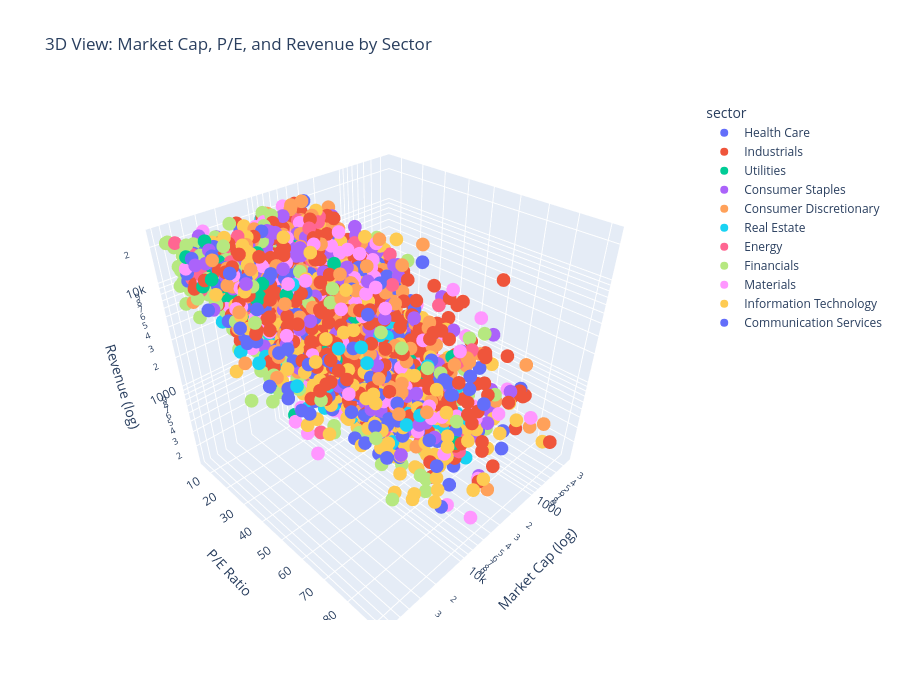

Notebook source saved alongside this figure:
### Code cell
# 3D scatter: Market Cap, P/E, and Revenue Growth
if HAVE_PLOTLY:
    scatter_3d_cols = ['market_cap', 'p_e', 'revenue']
    scatter_3d_available = all([c in all_stocks.columns for c in scatter_3d_cols])

    if scatter_3d_available and 'sector' in all_stocks.columns:
        scatter_3d_data = all_stocks[scatter_3d_cols + ['sector', 'ticker']].dropna()

        # Filter outliers
        for col in scatter_3d_cols:
            scatter_3d_data = scatter_3d_data[
                scatter_3d_data[col].between(
                        scatter_3d_data[col].quantile(0.05),
                        scatter_3d_data[col].quantile(0.95)
                        )
            ]

        if len(scatter_3d_data) > 10:
            fig = px.scatter_3d(
                    scatter_3d_data,
                    x='market_cap',
                    y='p_e',
                    z='revenue',
                    color='sector',
                    hover_data=['ticker'],
                    log_x=True,
                    log_z=True,
                    title='3D View: Market Cap, P/E, and Revenue by Sector',
                    labels={
                        'market_cap': 'Market Cap (log)',
                        'p_e': 'P/E Ratio',
                        'revenue': 'Revenue (log)'
                        },
                    height=700
                    )
            fig.show()

### Figure 1 — Plotly figure (JSON) as saved in the notebook; plotly's stock layout.template omitted (floating-point values rounded to 4 significant figures; data arrays with more than 128 entries replaced by an {"elided": "..."} marker saying what was removed)
{"data": [{"customdata": {"elided": "313x1 str values"}, "hovertemplate": "sector=Health Care<br>Market Cap (log)=%{x}<br>P/E Ratio=%{y}<br>Revenue (log)=%{z}<br>ticker=%{customdata[0]}<extra></extra>", "legendgroup": "Health Care", "marker": {"color": "#636efa", "symbol": "circle"}, "mode": "markers", "name": "Health Care", "scene": "scene", "showlegend": true, "x": {"elided": "313 float values"}, "y": {"elided": "313 float values"}, "z": {"elided": "313 float values"}, "type": "scatter3d"}, {"customdata": {"elided": "961x1 str values"}, "hovertemplate": "sector=Industrials<br>Market Cap (log)=%{x}<br>P/E Ratio=%{y}<br>Revenue (log)=%{z}<br>ticker=%{customdata[0]}<extra></extra>", "legendgroup": "Industrials", "marker": {"color": "#EF553B", "symbol": "circle"}, "mode": "markers", "name": "Industrials", "scene": "scene", "showlegend": true, "x": {"elided": "961 float values"}, "y": {"elided": "961 float values"}, "z": {"elided": "961 float values"}, "type": "scatter3d"}, {"customdata": {"elided": "233x1 str values"}, "hovertemplate": "sector=Utilities<br>Market Cap (log)=%{x}<br>P/E Ratio=%{y}<br>Revenue (log)=%{z}<br>ticker=%{customdata[0]}<extra></extra>", "legendgroup": "Utilities", "marker": {"color": "#00cc96", "symbol": "circle"}, "mode": "markers", "name": "Utilities", "scene": "scene", "showlegend": true, "x": {"elided": "233 float values"}, "y": {"elided": "233 float values"}, "z": {"elided": "233 float values"}, "type": "scatter3d"}, {"customdata": {"elided": "375x1 str values"}, "hovertemplate": "sector=Consumer Staples<br>Market Cap (log)=%{x}<br>P/E Ratio=%{y}<br>Revenue (log)=%{z}<br>ticker=%{customdata[0]}<extra></extra>", "legendgroup": "Consumer Staples", "marker": {"color": "#ab63fa", "symbol": "circle"}, "mode": "markers", "name": "Consumer Staples", "scene": "scene", "showlegend": true, "x": {"elided": "375 float values"}, "y": {"elided": "375 float values"}, "z": {"elided": "375 float values"}, "type": "scatter3d"}, {"customdata": {"elided": "565x1 str values"}, "hovertemplate": "sector=Consumer Discretionary<br>Market Cap (log)=%{x}<br>P/E Ratio=%{y}<br>Revenue (log)=%{z}<br>ticker=%{customdata[0]}<extra></extra>", "legendgroup": "Consumer Discretionary", "marker": {"color": "#FFA15A", "symbol": "circle"}, "mode": "markers", "name": "Consumer Discretionary", "scene": "scene", "showlegend": true, "x": {"elided": "565 float values"}, "y": {"elided": "565 float values"}, "z": {"elided": "565 float values"}, "type": "scatter3d"}, {"customdata": {"elided": "304x1 str values"}, "hovertemplate": "sector=Real Estate<br>Market Cap (log)=%{x}<br>P/E Ratio=%{y}<br>Revenue (log)=%{z}<br>ticker=%{customdata[0]}<extra></extra>", "legendgroup": "Real Estate", "marker": {"color": "#19d3f3", "symbol": "circle"}, "mode": "markers", "name": "Real Estate", "scene": "scene", "showlegend": true, "x": {"elided": "304 float values"}, "y": {"elided": "304 float values"}, "z": {"elided": "304 float values"}, "type": "scatter3d"}, {"customdata": {"elided": "174x1 str values"}, "hovertemplate": "sector=Energy<br>Market Cap (log)=%{x}<br>P/E Ratio=%{y}<br>Revenue (log)=%{z}<br>ticker=%{customdata[0]}<extra></extra>", "legendgroup": "Energy", "marker": {"color": "#FF6692", "symbol": "circle"}, "mode": "markers", "name": "Energy", "scene": "scene", "showlegend": true, "x": {"elided": "174 float values"}, "y": {"elided": "174 float values"}, "z": {"elided": "174 float values"}, "type": "scatter3d"}, {"customdata": {"elided": "840x1 str values"}, "hovertemplate": "sector=Financials<br>Market Cap (log)=%{x}<br>P/E Ratio=%{y}<br>Revenue (log)=%{z}<br>ticker=%{customdata[0]}<extra></extra>", "legendgroup": "Financials", "marker": {"color": "#B6E880", "symbol": "circle"}, "mode": "markers", "name": "Financials", "scene": "scene", "showlegend": true, "x": {"elided": "840 float values"}, "y": {"elided": "840 float values"}, "z": {"elided": "840 float values"}, "type": "scatter3d"}, {"customdata": {"elided": "449x1 str values"}, "hovertemplate": "sector=Materials<br>Market Cap (log)=%{x}<br>P/E Ratio=%{y}<br>Revenue (log)=%{z}<br>ticker=%{customdata[0]}<extra></extra>", "legendgroup": "Materials", "marker": {"color": "#FF97FF", "symbol": "circle"}, "mode": "markers", "name": "Materials", "scene": "scene", "showlegend": true, "x": {"elided": "449 float values"}, "y": {"elided": "449 float values"}, "z": {"elided": "449 float values"}, "type": "scatter3d"}, {"customdata": {"elided": "444x1 str values"}, "hovertemplate": "sector=Information Technology<br>Market Cap (log)=%{x}<br>P/E Ratio=%{y}<br>Revenue (log)=%{z}<br>ticker=%{customdata[0]}<extra></extra>", "legendgroup": "Information Technology", "marker": {"color": "#FECB52", "symbol": "circle"}, "mode": "markers", "name": "Information Technology", "scene": "scene", "showlegend": true, "x": {"elided": "444 float values"}, "y": {"elided": "444 float values"}, "z": {"elided": "444 float values"}, "type": "scatter3d"}, {"customdata": {"elided": "226x1 str values"}, "hovertemplate": "sector=Communication Services<br>Market Cap (log)=%{x}<br>P/E Ratio=%{y}<br>Revenue (log)=%{z}<br>ticker=%{customdata[0]}<extra></extra>", "legendgroup": "Communication Services", "marker": {"color": "#636efa", "symbol": "circle"}, "mode": "markers", "name": "Communication Services", "scene": "scene", "showlegend": true, "x": {"elided": "226 float values"}, "y": {"elided": "226 float values"}, "z": {"elided": "226 float values"}, "type": "scatter3d"}], "layout": {"scene": {"domain": {"x": [0.0, 1.0], "y": [0.0, 1.0]}, "xaxis": {"title": {"text": "Market Cap (log)"}, "type": "log"}, "yaxis": {"title": {"text": "P/E Ratio"}}, "zaxis": {"title": {"text": "Revenue (log)"}, "type": "log"}}, "legend": {"title": {"text": "sector"}, "tracegroupgap": 0}, "title": {"text": "3D View: Market Cap, P/E, and Revenue by Sector"}, "height": 700}}
